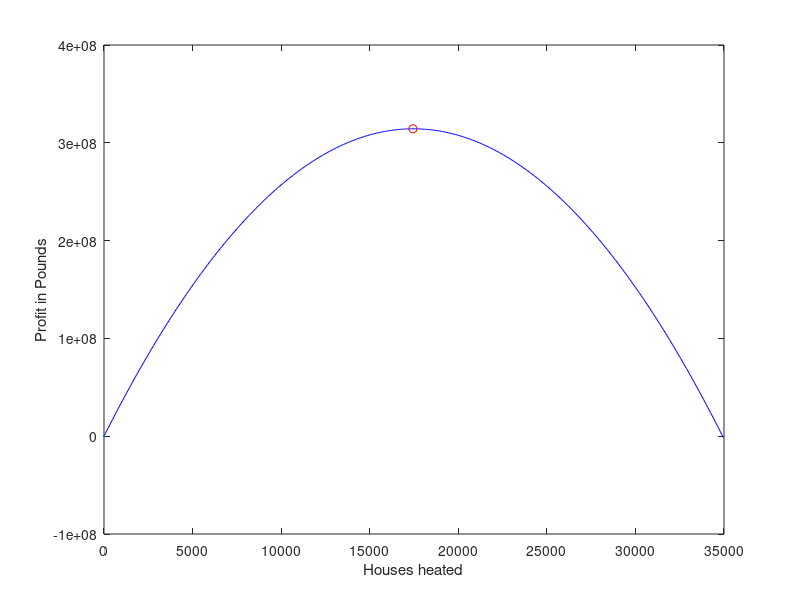

The MATLAB source for this figure:
%info on houses
house_tot = 47000;
house_per_km = 8000; %km-2
house_revenue_month = 150;
house_consumption_year = 5.4*10^10;

%info on nuclear plant
hours = 8000;
power = 1400*10^6;
energy_year = power*(hours*60^2);

%area
cost_per_km2 = 21*10^6; %renovate every 20 yrs

overall_profit = 1; i = 1;
radius_covered = 0; %km
x = []; y = [];
max = [0, 0];

while overall_profit >= 0

    area_covered = pi.*(radius_covered).^2; %km2
    
    house_num = radius_covered*house_per_km;
    energy_needed = house_num*house_consumption_year;
    
    
    tot_revenue = house_num*house_revenue_month*12*20; %20 yr
    tot_cost = cost_per_km2*area_covered;
    
    overall_profit = tot_revenue-tot_cost;
    remaining_energy = energy_year-energy_needed;

    x(i) = house_num;
    y(i) = overall_profit;
    if overall_profit > max(2)
        max(1) = house_num;
        max(2) = overall_profit;
    end

    radius_covered = radius_covered+0.01; %km
    i = i+1;
end 

plot(x, y, "b-", LineWidth= 2)
hold on
plot(max(1), max(2), "ro")
xlabel("Houses heated")
ylabel("Profit in Pounds")
hold off